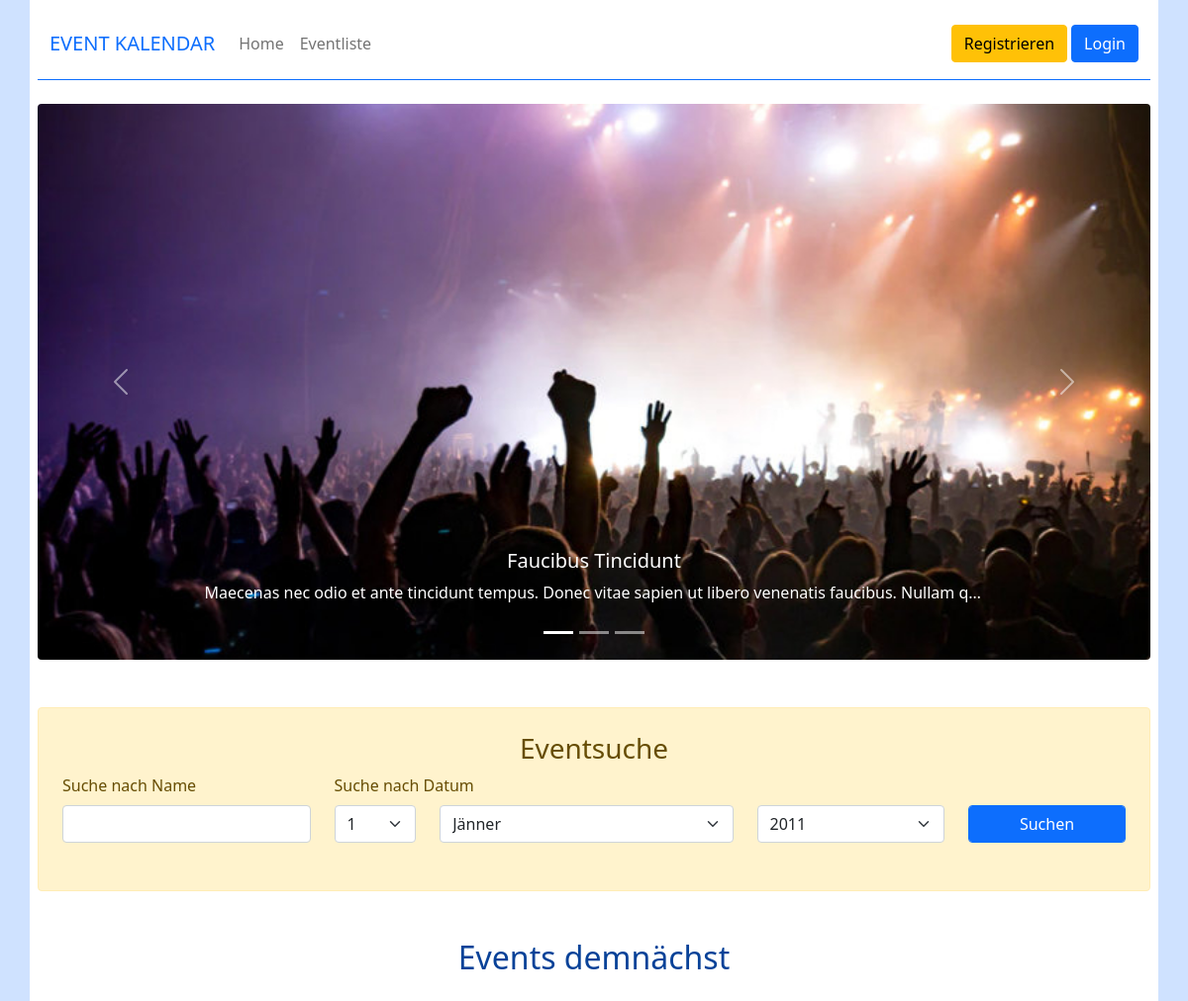
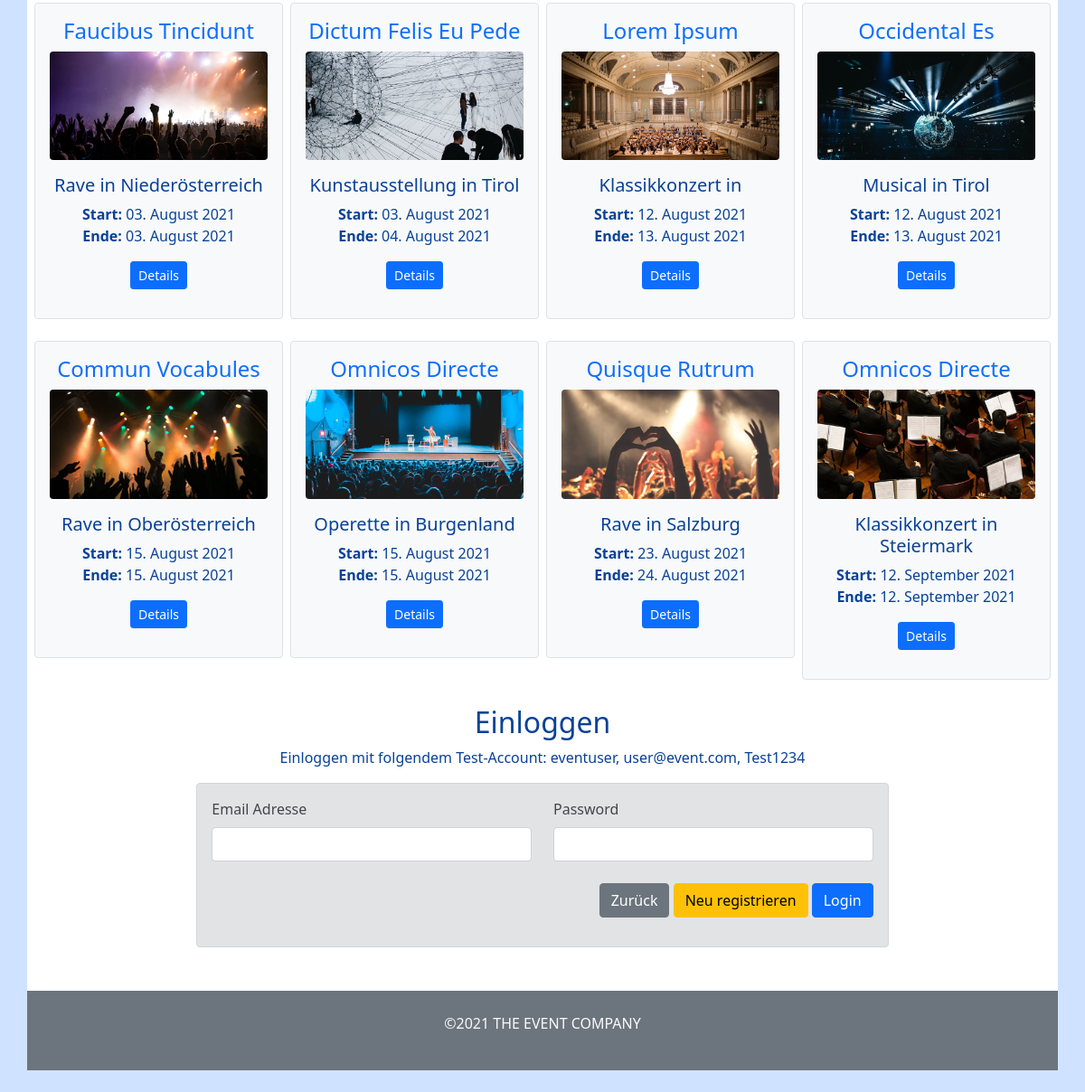
The page / on the database its author committed (2 pictures, top to bottom).
### tables this page shows
CREATE TABLE `event` (
  `eventID` int(11) NOT NULL,
  `eventName` varchar(255) NOT NULL,
  `eventStartDatum` date NOT NULL,
  `eventEndDatum` date NOT NULL,
  `eventKategorie` varchar(255) NOT NULL,
  `eventBundesland` varchar(255) NOT NULL,
  `eventBeschreibung` text NOT NULL,
  `eventBild` varchar(100) NOT NULL DEFAULT 'default.jpg'
);

### index.php (the view, shortened to what this page needs)
<?php
require_once "include/include_db.php";
$dateToday = date("Y-m-d");
require_once "include/include_head.php";
?>
<body class="alert-primary">
    <main class="container bg-white p-2">
        <?php
        require_once "include/include_nav.php";
        ?>
        <?php
        $sql = "SELECT * FROM event WHERE eventStartDatum > $dateToday ORDER BY eventStartDatum ASC LIMIT 3";
        $stmt = $db->query($sql);
        $eventMonate = ["Jänner", "Februar", "März", "April", "Mai", "Juni", "Juli", "August", "September", "Oktober", "November", "Dezember"];
        ?>
        <div class="row">
            <div class="col-12">
                <div id="headerCarousel" class="carousel slide" data-bs-ride="carousel">
                    <div class="carousel-inner">
                        <div class="carousel-indicators">
                            <button type="button" data-bs-target="#headerCarouselCaptions" data-bs-slide-to="0" class="active" aria-current="true" aria-label="Slide 1"></button>
                            <button type="button" data-bs-target="#headerCarouselCaptions" data-bs-slide-to="1" aria-label="Slide 2"></button>
                            <button type="button" data-bs-target="#headerCarouselCaptions" data-bs-slide-to="2" aria-label="Slide 3"></button>
                        </div>
                        <?php
                        $active = "active";
                        while ($carouselItem = $stmt->fetch()) {
                            echo "
                                <div class='carousel-item $active'>
                                <a href='event-details.php?eventID=$carouselItem[eventID]'><img src='img/$carouselItem[eventBild]' class='d-block w-100 rounded' alt='$carouselItem[eventName]'></a>
                                    <div class='carousel-caption d-none d-md-block'>
                                        <h5 class='fw-light'>$carouselItem[eventName]</h5>
                                        <p class='text-truncate'>$carouselItem[eventBeschreibung]</p>
                                    </div>
                                </div>";
                            $active = "";
                        };
                        ?>
                    </div>
                    <button class="carousel-control-prev" type="button" data-bs-target="#headerCarousel" data-bs-slide="prev">
                        <span class="carousel-control-prev-icon" aria-hidden="true"></span>
                    </button>
                    <button class="carousel-control-next" type="button" data-bs-target="#headerCarousel" data-bs-slide="next">
                        <span class="carousel-control-next-icon" aria-hidden="true"></span>
                    </button>
                </div>
            </div>
        </div>
        <form method="post" action="event-list.php" class="p-4 mt-5 alert alert-warning">
            <div class='row'>
                <div class='col-12 text-center'>
                    <h3 class='fw-light'>Eventsuche</h2>
                </div>
            </div>
            <div class="row">
                <div class="col-md-3">
                    <label for="eventName" class="form-label">Suche nach Name</label>
                    <input type="text" name="eventName" id="eventName" class="form-control"><br>
                </div>
                <div class="col-md-7">
                    <div class="row">
                        <div class="col-md-12">
                            <label for="eventDatumSelect" class="form-label">Suche nach Datum</label>
                        </div>
                    </div>
                    <div class="row">
                        <div class="col-md-2">
                            <select name='eventDatumTag' id="eventDatumSelect" class='form-select'>
                                <?php
                                for ($nummerTag = 1; $nummerTag <= 31; $nummerTag++) {
                                    $selected = "";
                                    echo "<option value='$nummerTag' $selected>$nummerTag</option>";
                                }
                                ?>
                            </select>
                        </div>
                        <div class="col-md-6">
                            <select name='eventDatumMonat' class='form-select'>
                                <?php
                                foreach ($eventMonate as $monatsNummer => $monatName) {
                                    $selected = "";
                                    $eigentlicheMonatsnummer = $monatsNummer + 1;
                                    echo "<option value='$eigentlicheMonatsnummer' $selected>$monatName</option>";
                                }
                                ?>
                            </select>
                        </div>
                        <div class="col-md-4">
                            <select name='eventDatumJahr' class='form-select'>
                                <?php
                                $currentYear = (int)date("Y");
                                $pastYear = $currentYear - 10;
                                $futureYear = (int)$currentYear + 10;
                                for ($yearIterator = $pastYear; $yearIterator <= $futureYear; $yearIterator++) {
                                    $selected = "";
                                    echo "<option value='$yearIterator' $selected>$yearIterator</option>";
                                }
                                ?>
                            </select>
                        </div>
                    </div>
                </div>
                <div class="col-md-2 pt-4">
                    <input type="submit" name="suchen" class="btn btn-primary mt-2 form-control" value="Suchen">
                </div>
            </div>
        </form>
        <div class="row mt-5">
            <div class="col-md-12 text-center">
                <h2 class="fw-light">Events demnächst</h2>
            </div>
        </div>
        <div class="row p-2">
            <?php
            $sql = "SELECT * FROM event WHERE eventStartDatum > $dateToday ORDER BY eventStartDatum ASC LIMIT 8";
            $stmt = $db->query($sql);
            while ($row = $stmt->fetch()) {
                echo "
                    <div class='col-md-3 my-2 p-1'>
                        <div class='border rounded bg-light p-3 text-center'>
                            <h4 class='fw-light'><a href='event-details.php?eventID=$row[eventID]' class='text-decoration-none'>$row[eventName]</a></h4>
                            <p><a href='event-details.php?eventID=$row[eventID]'><img src='img/$row[eventBild]' alt='$row[eventName]' class='img-fluid rounded'/></a></p>
                            <h5 class='fw-light'>$row[eventKategorie] in $row[eventBundesland]</h5>
                    ";
                $eventStartDatumExploded = explode("-", $row["eventStartDatum"]);
                $eventEndDatumExploded = explode("-", $row["eventEndDatum"]);
                $eventStartMonatNumerisch = (int)$eventStartDatumExploded[1];
                $eventEndMonatNumerisch = (int)$eventEndDatumExploded[1];
                echo "
                            <p><strong>Start:</strong> $eventStartDatumExploded[2]. $eventMonate[$eventStartMonatNumerisch] $eventStartDatumExploded[0]<br/><strong>Ende:</strong> $eventEndDatumExploded[2]. $eventMonate[$eventEndMonatNumerisch] $eventEndDatumExploded[0]</p>
                            <p><a href='event-details.php?eventID=$row[eventID]' class='btn btn-primary btn-sm'>Details</a></p>
                        </div>
                    </div>
                    ";
            }
            ?>
        </div>
        <div class="row mt-2">
            <div class="col-md-12 text-center">
                <h2 class="fw-light">Einloggen</h2>
                <p>Einloggen mit folgendem Test-Account: eventuser, user@event.com, Test1234</p>
            </div>
        </div>
        <div class="row mb-4">
            <div class="col-md-8 offset-md-2 alert alert-secondary">
                <form method="post" class="row" action="<?php echo 'login.php'  ?>">
                    <div class="mb-3 col-md-6">
                        <label for="inputEmail" class="form-label">Email Adresse</label>
                        <input type="email" class="form-control" id="inputEmail" name="email" aria-describedby="emailHelp">
                    </div>
                    <div class="mb-3 col-md-6">
                        <label for="inputPassword" class="form-label">Password</label>
                        <input type="password" class="form-control" id="inputPassword" name="password">
                    </div>
                    <p class="text-end mt-2">
                        <a class="btn btn-secondary" href="index.php">Zurück</a>
                        <a class="btn btn-warning" href="register.php">Neu registrieren</a>
                        <button type="submit" class="btn btn-primary" name="einloggen">Login</button>
                    </p>
                </form>
            </div>
        </div>
    </main>
    <?php
    require_once "include/include_footer.php";
    ?>

### include/include_head.php (shortened to what this page needs)
<!DOCTYPE html>
<html lang="de">
<head>
    <link href="assets/css/bootstrap.min.css" rel="stylesheet">
</head>

### include/include_nav.php (shortened to what this page needs)
<nav class="navbar navbar-expand-lg navbar-light mb-4 py-3 border-bottom border-primary">
    <div class="container-fluid">
        <a class="navbar-brand text-primary" href="index.php">EVENT KALENDAR</a>
        <div class="collapse navbar-collapse" id="navbarSupportedContent">
            <ul class="navbar-nav me-auto mb-2 mb-lg-0">
                <li class="nav-item">
                    <a class="nav-link" aria-current="page" href="index.php">Home</a>
                </li>
                <li class="nav-item">
                    <a class="nav-link" href="event-list.php">Eventliste</a>
                </li>
            </ul>
            <?php if (empty($_SESSION["userID"])) {
                echo "<a class='btn btn-warning mx-1' href='register.php'>Registrieren</a><a class='btn btn-primary' href='login.php'>Login</a>";
            }
            ?>
        </div>
    </div>
</nav>

### include/include_footer.php (shortened to what this page needs)
<div class="container mb-4">
    <div class="row">
        <div class="col-12 bg-secondary text-light text-center p-4">
            <p>&copy;<?php echo $currentDate = Date('Y'); ?> THE EVENT COMPANY</p>
        </div>
    </div>
</div>
</body>
</html>

### rows shown on the page
event: eventBild (picture), eventName "Faucibus Tincidunt", eventBeschreibung "Maecenas nec odio et ante tincidunt tempus. Donec vitae sapien ut libero venenatis faucibus. Nullam q…", eventKategorie "Rave", eventBundesland "Niederösterreich", eventStartDatum "03", eventStartDatum "August", eventStartDatum "2021", eventEndDatum "03", eventEndDatum "August", eventEndDatum "2021"
event: eventName "Dictum Felis Eu Pede", eventBild (picture), eventKategorie "Kunstausstellung", eventBundesland "Tirol", eventStartDatum "03", eventStartDatum "August", eventStartDatum "2021", eventEndDatum "04", eventEndDatum "August", eventEndDatum "2021"
event: eventName "Lorem Ipsum", eventBild (picture), eventKategorie "Klassikkonzert", eventStartDatum "12", eventStartDatum "August", eventStartDatum "2021", eventEndDatum "13", eventEndDatum "August", eventEndDatum "2021"
event: eventName "Occidental Es", eventBild (picture), eventKategorie "Musical", eventBundesland "Tirol", eventStartDatum "12", eventStartDatum "August", eventStartDatum "2021", eventEndDatum "13", eventEndDatum "August", eventEndDatum "2021"
event: eventName "Commun Vocabules", eventBild (picture), eventKategorie "Rave", eventBundesland "Oberösterreich", eventStartDatum "15", eventStartDatum "August", eventStartDatum "2021", eventEndDatum "15", eventEndDatum "August", eventEndDatum "2021"
event: eventName "Omnicos Directe", eventBild (picture), eventKategorie "Operette", eventBundesland "Burgenland", eventStartDatum "15", eventStartDatum "August", eventStartDatum "2021", eventEndDatum "15", eventEndDatum "August", eventEndDatum "2021"
event: eventName "Quisque Rutrum", eventBild (picture), eventKategorie "Rave", eventBundesland "Salzburg", eventStartDatum "23", eventStartDatum "August", eventStartDatum "2021", eventEndDatum "24", eventEndDatum "August", eventEndDatum "2021"
event: eventName "Omnicos Directe", eventBild (picture), eventKategorie "Klassikkonzert", eventBundesland "Steiermark", eventStartDatum "12", eventStartDatum "September", eventStartDatum "2021", eventEndDatum "12", eventEndDatum "September", eventEndDatum "2021"

### other values the page prints
$currentDate = Date('Y') "2021"
form field eventDatumTag "1"
form field eventDatumMonat "Jänner"
form field eventDatumJahr "2011"
